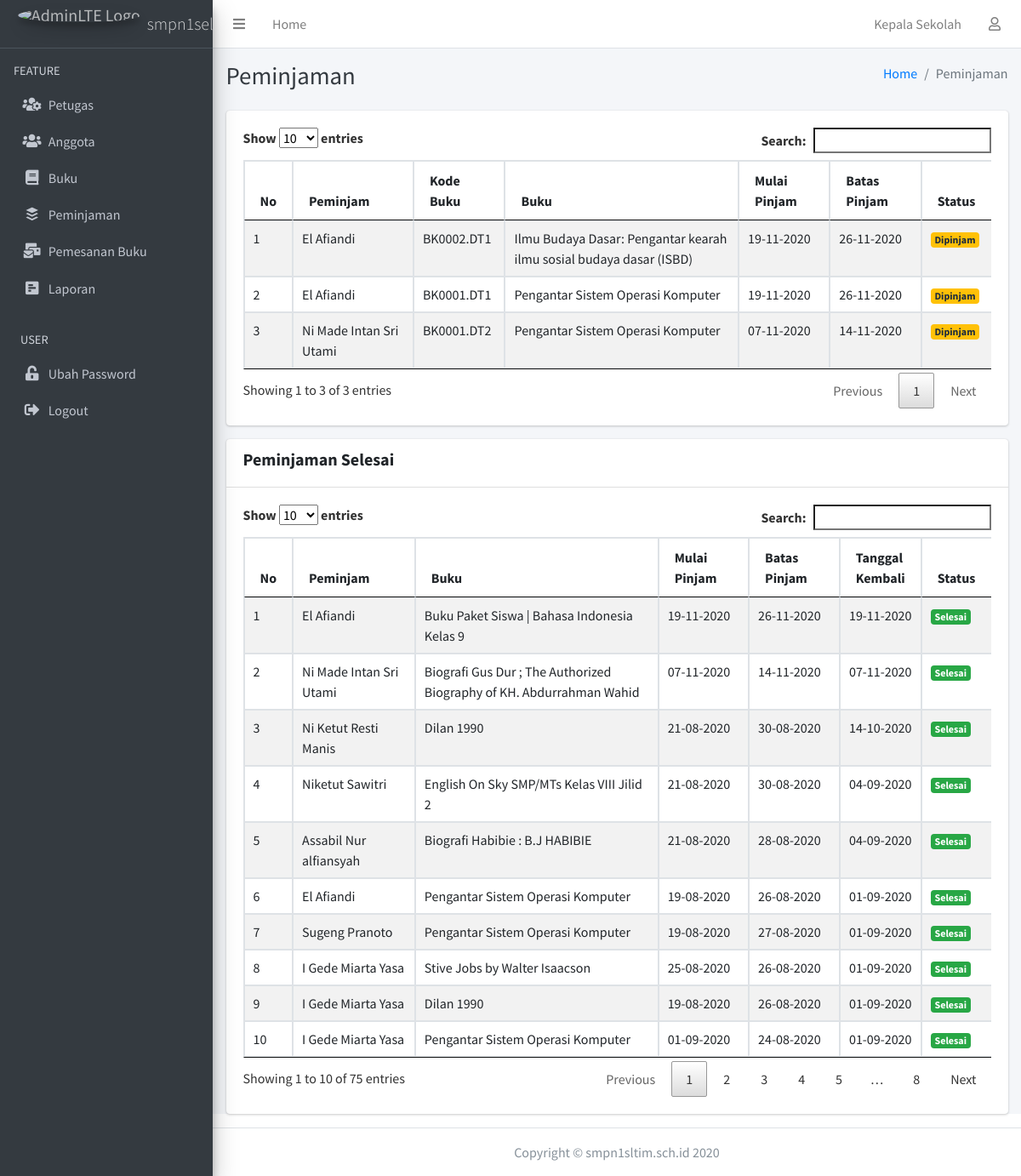
The page /index.php/kepsek/peminjaman on the database its author committed.
### tables this page shows
CREATE TABLE `peminjaman` (
  `peminjaman_id` int(11) NOT NULL,
  `peminjaman_buku` varchar(15) NOT NULL,
  `peminjaman_anggota` varchar(11) NOT NULL,
  `peminjaman_tanggal_mulai` date NOT NULL,
  `peminjaman_tanggal_sampai` date NOT NULL,
  `tanggal_kembali` date DEFAULT NULL,
  `peminjaman_status` int(11) NOT NULL,
  `ket` varchar(255) DEFAULT NULL
);

CREATE TABLE `anggota` (
  `nis` varchar(11) NOT NULL,
  `gambar` varchar(255) NOT NULL,
  `nama` varchar(255) NOT NULL,
  `jenkel` varchar(11) DEFAULT NULL,
  `kelas` varchar(255) DEFAULT NULL,
  `alamat` varchar(255) DEFAULT NULL,
  `id_login` varchar(11) NOT NULL,
  `tempat_lahir` varchar(255) DEFAULT NULL,
  `tgl_lahir` date DEFAULT NULL
);

CREATE TABLE `detail_buku` (
  `id_detail` varchar(15) NOT NULL,
  `id_buku` varchar(10) NOT NULL,
  `tgl_masuk` date NOT NULL,
  `ket` varchar(255) NOT NULL,
  `status` int(11) NOT NULL
);

CREATE TABLE `buku` (
  `id_buku` varchar(10) NOT NULL,
  `gambar` varchar(255) NOT NULL,
  `judul` varchar(255) NOT NULL,
  `penulis` varchar(255) NOT NULL,
  `tahun` year(4) NOT NULL,
  `penerbit` varchar(255) NOT NULL,
  `status_buku` int(1) NOT NULL
);

### application/controllers/Kepsek.php (called while the page is built, shortened)
<?php
class Kepsek extends CI_Controller
{
    public function __construct()
    {
        $this->load->library('form_validation');
        $this->load->model('m_data');
    }
    function peminjaman()
    {
        $data['peminjaman'] = $this->db->query("SELECT peminjaman.peminjaman_id, detail_buku.Id_detail, buku.judul, buku.id_buku,
					anggota.nama,anggota.nis,anggota.kelas,
					peminjaman.peminjaman_tanggal_mulai, peminjaman.peminjaman_tanggal_sampai, peminjaman.tanggal_kembali, peminjaman.peminjaman_status
					FROM peminjaman INNER JOIN detail_buku INNER JOIN buku INNER JOIN anggota
					WHERE detail_buku.Id_detail=peminjaman.peminjaman_buku
					AND buku.id_buku=detail_buku.id_buku
					AND anggota.nis=peminjaman.peminjaman_anggota
					AND peminjaman_status=2
					ORDER BY peminjaman_id DESC")->result();
        $data['peminjaman2'] = $this->db->query("SELECT peminjaman.peminjaman_id, detail_buku.Id_detail, buku.judul, buku.id_buku,
					anggota.nama,anggota.nis,anggota.kelas,
					peminjaman.peminjaman_tanggal_mulai, peminjaman.peminjaman_tanggal_sampai, peminjaman.tanggal_kembali, peminjaman.peminjaman_status
					FROM peminjaman INNER JOIN detail_buku INNER JOIN buku INNER JOIN anggota
					WHERE detail_buku.Id_detail=peminjaman.peminjaman_buku
					AND buku.id_buku=detail_buku.id_buku
					AND anggota.nis=peminjaman.peminjaman_anggota
					AND peminjaman_status=1
					ORDER BY tanggal_kembali DESC")->result();
        $data['sesi'] = $this->db->get_where('petugas', ['id_login' => $this->session->userdata('id_login')])->row_array();
        $data['user'] = $this->db->get_where('user', ['email' => $this->session->userdata('email')])->row_array();
        $this->load->view('kepsek/header', $data);
        $this->load->view('kepsek/navbar', $data);
        $this->load->view('kepsek/sidebar', $data);
        $this->load->view('kepsek/peminjaman', $data);
        $this->load->view('kepsek/footer');
    }
}

### index.php (called while the page is built, shortened)
<?php
require_once BASEPATH.'core/CodeIgniter.php';

### application/views/kepsek/peminjaman.php (the view)
<div class="content-wrapper">
    <div class="content-header">
        <div class="container-fluid">
            <div class="row mb-2">
                <div class="col-sm-6">
                    <h1 class="m-0 text-dark">Peminjaman</h1>
                </div>
                <div class="col-sm-6">
                    <ol class="breadcrumb float-sm-right">
                        <li class="breadcrumb-item"><a href="<?php echo base_url() . 'kepsek' ?>">Home</a></li>
                        <li class="breadcrumb-item active">Peminjaman</li>
                    </ol>
                </div>
            </div>
        </div>
    </div>
    <div class="content">
        <div class="container-fluid">
            <div class="card">
                <div class="card-body">
                    <div class="table-responsive">
                        <table class="table table-bordered table-striped table-hover table-datatable">
                            <thead>
                                <tr>
                                    <th width="1%">No</th>
                                    <th>Peminjam</th>
                                    <th>Kode Buku</th>
                                    <th>Buku</th>
                                    <th>Mulai Pinjam</th>
                                    <th>Batas Pinjam</th>
                                    <th>Status</th>
                                </tr>
                            </thead>
                            <tbody>
                                <?php
                                $no = 1;
                                foreach ($peminjaman as $p) {
                                ?>
                                    <tr>
                                        <td><?php echo $no++; ?></td>
                                        <td><?php echo $p->nama; ?></td>
                                        <td><?php echo $p->Id_detail; ?></td>
                                        <td><?php echo $p->judul; ?></td>
                                        <td><?php echo date('d-m-Y', strtotime($p->peminjaman_tanggal_mulai)); ?></td>
                                        <td><?php echo date('d-m-Y', strtotime($p->peminjaman_tanggal_sampai)); ?></td>
                                        <td>
                                            <?php
                                            if ($p->peminjaman_status == "1") {
                                                echo "<div class='badge badge-success'>Selesai</div>";
                                            } else if ($p->peminjaman_status == "2") {
                                                echo "<div class='badge badge-warning'>Dipinjam</div>";
                                            }
                                            ?>
                                        </td>
                                    </tr>
                                <?php
                                }
                                ?>
                            </tbody>
                        </table>
                    </div>
                </div>
            </div>
            <div class="card">
                <div class="card-header">
                    <h5 class="text-bold">Peminjaman Selesai</h5>
                </div>
                <div class="card-body">
                    <div class="table-responsive">
                        <table class="table table-bordered table-striped table-hover table-datatable">
                            <thead>
                                <tr>
                                    <th width="1%">No</th>
                                    <th>Peminjam</th>
                                    <th>Buku</th>
                                    <th>Mulai Pinjam</th>
                                    <th>Batas Pinjam</th>
                                    <th>Tanggal Kembali</th>
                                    <th>Status</th>
                                </tr>
                            </thead>
                            <tbody>
                                <?php
                                $no = 1;
                                foreach ($peminjaman2 as $p) {
                                ?>
                                    <tr>
                                        <td><?php echo $no++; ?></td>
                                        <td><?php echo $p->nama; ?></td>
                                        <td><?php echo $p->judul; ?></td>
                                        <td><?php echo date('d-m-Y', strtotime($p->peminjaman_tanggal_mulai)); ?></td>
                                        <td><?php echo date('d-m-Y', strtotime($p->peminjaman_tanggal_sampai)); ?></td>
                                        <td class="text-center" width="10px">
                                            <?php if ($p->peminjaman_status == 2) {
                                                echo "-";
                                            } else {
                                                echo date('d-m-Y', strtotime($p->tanggal_kembali));
                                            } ?></td>
                                        <td>
                                            <?php
                                            if ($p->peminjaman_status == "1") {
                                                echo "<div class='badge badge-success'>Selesai</div>";
                                            } else if ($p->peminjaman_status == "2") {
                                                echo "<div class='badge badge-warning'>Dipinjam</div>";
                                            }
                                            ?>
                                        </td>
                                    </tr>
                                <?php
                                }
                                ?>
                            </tbody>
                        </table>
                    </div>
                </div>
            </div>
        </div>
    </div>
</div>

### assets/DataTables/datatables.css (style rules this page uses)
table.dataTable { width: 100%; margin: 0 auto; clear: both; border-collapse: separate; border-spacing: 0; }
table.dataTable thead th, table.dataTable tfoot th { font-weight: bold; }
table.dataTable thead th, table.dataTable thead td { padding: 10px 18px; border-bottom: 1px solid #111; }
table.dataTable thead .sorting, table.dataTable thead .sorting_asc, table.dataTable thead .sorting_desc, table.dataTable thead .sorting_asc_disabled, table.dataTable thead .sorting_desc_disabled { cursor: pointer; *cursor: hand; background-repeat: no-repeat; background-position: center right; }
table.dataTable thead .sorting { background-image: url("DataTables-1.10.18/images/sort_both.png"); }
table.dataTable thead .sorting_asc { background-image: url("DataTables-1.10.18/images/sort_asc.png"); }
table.dataTable tbody tr { background-color: #ffffff; }
table.dataTable tbody th, table.dataTable tbody td { padding: 8px 10px; }
table.dataTable.no-footer { border-bottom: 1px solid #111; }
table.dataTable, table.dataTable th, table.dataTable td { box-sizing: content-box; }

### rows shown on the page
peminjaman: peminjaman_anggota.nama "El Afiandi", peminjaman_buku.id_detail "BK0002.DT1", buku.judul "Ilmu Budaya Dasar: Pengantar kearah ilmu sosial budaya dasar (ISBD)", peminjaman_tanggal_mulai "19-11-2020", peminjaman_tanggal_sampai "26-11-2020", peminjaman_status "Dipinjam"
peminjaman: peminjaman_anggota.nama "El Afiandi", peminjaman_buku.id_detail "BK0001.DT1", buku.judul "Pengantar Sistem Operasi Komputer", peminjaman_tanggal_mulai "19-11-2020", peminjaman_tanggal_sampai "26-11-2020", peminjaman_status "Dipinjam"
peminjaman: peminjaman_anggota.nama "Ni Made Intan Sri Utami", peminjaman_buku.id_detail "BK0001.DT2", buku.judul "Pengantar Sistem Operasi Komputer", peminjaman_tanggal_mulai "07-11-2020", peminjaman_tanggal_sampai "14-11-2020", peminjaman_status "Dipinjam"
peminjaman: peminjaman_anggota.nama "El Afiandi", buku.judul "Buku Paket Siswa | Bahasa Indonesia Kelas 9", peminjaman_tanggal_mulai "19-11-2020", peminjaman_tanggal_sampai "26-11-2020", tanggal_kembali "19-11-2020", peminjaman_status "Selesai"
peminjaman: peminjaman_anggota.nama "Ni Made Intan Sri Utami", buku.judul "Biografi Gus Dur ; The Authorized Biography of KH. Abdurrahman Wahid", peminjaman_tanggal_mulai "07-11-2020", peminjaman_tanggal_sampai "14-11-2020", tanggal_kembali "07-11-2020", peminjaman_status "Selesai"
peminjaman: peminjaman_anggota.nama "Ni Ketut Resti Manis", buku.judul "Dilan 1990", peminjaman_tanggal_mulai "21-08-2020", peminjaman_tanggal_sampai "30-08-2020", tanggal_kembali "14-10-2020", peminjaman_status "Selesai"
peminjaman: peminjaman_anggota.nama "Niketut Sawitri", buku.judul "English On Sky SMP/MTs Kelas VIII Jilid 2", peminjaman_tanggal_mulai "21-08-2020", peminjaman_tanggal_sampai "30-08-2020", tanggal_kembali "04-09-2020", peminjaman_status "Selesai"
peminjaman: peminjaman_anggota.nama "Assabil Nur alfiansyah", buku.judul "Biografi Habibie : B.J HABIBIE", peminjaman_tanggal_mulai "21-08-2020", peminjaman_tanggal_sampai "28-08-2020", tanggal_kembali "04-09-2020", peminjaman_status "Selesai"
peminjaman: peminjaman_anggota.nama "El Afiandi", buku.judul "Pengantar Sistem Operasi Komputer", peminjaman_tanggal_mulai "19-08-2020", peminjaman_tanggal_sampai "26-08-2020", tanggal_kembali "01-09-2020", peminjaman_status "Selesai"
peminjaman: peminjaman_anggota.nama "Sugeng Pranoto", buku.judul "Pengantar Sistem Operasi Komputer", peminjaman_tanggal_mulai "19-08-2020", peminjaman_tanggal_sampai "27-08-2020", tanggal_kembali "01-09-2020", peminjaman_status "Selesai"
peminjaman: peminjaman_anggota.nama "I Gede Miarta Yasa", buku.judul "Stive Jobs by Walter Isaacson", peminjaman_tanggal_mulai "25-08-2020", peminjaman_tanggal_sampai "26-08-2020", tanggal_kembali "01-09-2020", peminjaman_status "Selesai"
peminjaman: peminjaman_anggota.nama "I Gede Miarta Yasa", buku.judul "Dilan 1990", peminjaman_tanggal_mulai "19-08-2020", peminjaman_tanggal_sampai "26-08-2020", tanggal_kembali "01-09-2020", peminjaman_status "Selesai"
peminjaman: peminjaman_anggota.nama "I Gede Miarta Yasa", buku.judul "Pengantar Sistem Operasi Komputer", peminjaman_tanggal_mulai "01-09-2020", peminjaman_tanggal_sampai "24-08-2020", tanggal_kembali "01-09-2020", peminjaman_status "Selesai"
